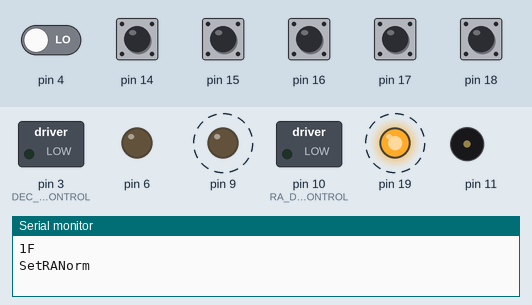
Bench run of a sketch on a simulated Arduino Uno, built with avr-gcc and run on an emulated ATmega328P. Parts: switched loads named in the sketch (green lamp = pin HIGH), output pins drawn as LEDs (lit = HIGH), buzzer (waves = sounding), the last lines printed to the serial monitor. Dashed ring = blinking. The inputs (shaded band) are chosen by the test bench; at power-on: pin 14–18 HIGH, pin 4 LOW. Pins used as bus, display or sensor lines are not drawn.

Above: at 0.97 s.
1.3 s: pin 14 pulled LOW for 0.15 s
4.3 s: pin 15 pulled LOW for 0.15 s
At 6.06 s:
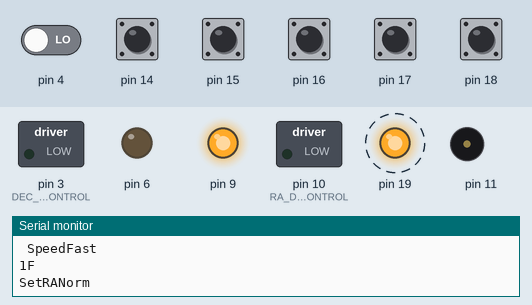
7.3 s: pin 16 pulled LOW for 0.15 s
At 7.64 s:
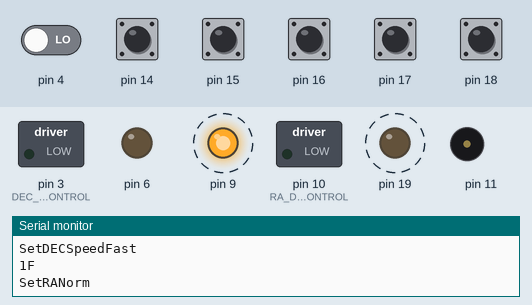
10.3 s: pin 17 pulled LOW for 0.15 s
At 10.6 s:
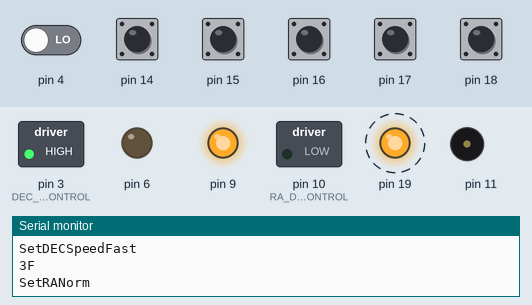
13.3 s: pin 14 pulled LOW for 1 s
16.3 s: pin 17 pulled LOW for 1 s
At 16.45 s:
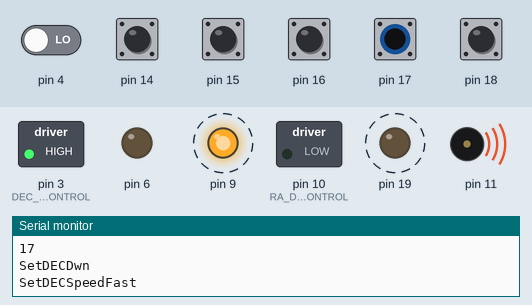
Timing chart, 0 to 20.3 s (numbered marks = the images above; inputs shaded):
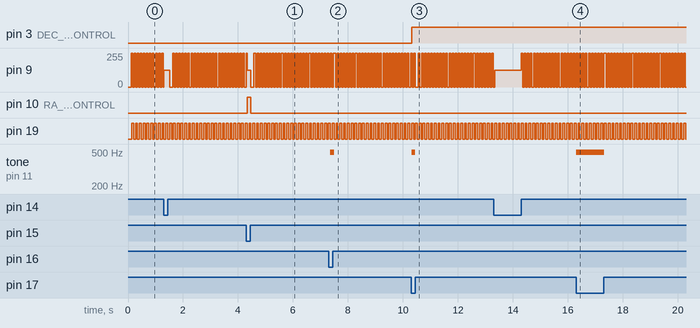

The sketch:

telescope6f.ino
```cpp
/*


 Mark I Stepper Motor Control - for Celstron G4 dual axis drive

 TASK
 -----
 Drive two stepper motors on the G4 dual axis telescope drive.
 One motor drives the Right ascension (RA), the other the  Declination (DEC).
 The RA is the celestial longitude. The Earth rotates across its RA at 15deg hour
 Thus the RA drive must run continuously for tracking purposes, that is compensating
 for the Earth's rotation. Fast movement must also be available for location of
 astronomical objects, be must revert to normal tracking speed.

 Declination is the  equivalent of astronomical latitude. Movement across this axis
 is used for locating astronomical objects. This then is only required when locating.

 Hardware
 --------
 An Arduino UNO was used for this task in conjunction with the DRV8834 stepper
 motor driver. This utilises the three counter timers on the ATMega328P used by the
 Arduino UNO for the motor drive. The Ardunio UNO is used as supplied. No changes
 have been made to any fuse settings or original bootloader.

 Software
 ---------
 Timer 1 on the ATMega328P is a 16 bit timer and can be used  to generate interrupts.
 Some stepper motor control applications have used this interrupt facility.
 Timers 0 and 2 are used for the Arduino delay and tone functions respectively.
 For this task all the timers will be used in a non interrupt mode as pulse generators,
 using their PWM capabilites.  This necessitates this use of direct register control and
 avoiding the use of any Arduino delay function.

 Solution
 ----------
 Timer 1 will be used for driving the RA drive. For normal tracking at 15deg hour the
 DRV8834 in full step mode requires a 110ms ( 9.090906...Hz) square wave pulse. For
 locating a x8 pulse is used. These are obtained from the 16Mhz clock via the prescalar
 and divider in compare match mode ( details below).

 The DEC drive requires a 3Hz ( 333mS ) pulse to the DRV8834 for a sidereal 15deg hour rate.
 Individually timers 0 and 2 cannot be used to generated a 3Hz output pulse for the DEC drive
 with the standard fuse settings, however they can be used in conjunction with each other.
 Timer 2 output OC2A is fed into timer 0 input TO and this can generate the range of pulses required.


Note x1 speed refered to as 'Normal' is the sidereal rotation rate of 15deg hour.


 */

int led_toggle =0;
unsigned char last_control_status = 0x00;
const unsigned char RA_SLEEP_CONTROL = PB4;         // PIN12  PB4 -> DRV8834 Sleep
const unsigned char RA_DIRECTION_CONTROL = PB2;     // PIN10  PB2 -> DRV8834 Direction

const unsigned char DEC_SLEEP_CONTROL = PD7;        // PIN13  PD7 -> DRV8834 Sleep
const unsigned char DEC_DIRECTION_CONTROL = PD3;    // PIN3   PD3 -> DRV8834 Direction


//** setting for x1 sidreal tracking
const int SIDREAL_RA_ICR1 = 1736;  //** 16 bit counter 1736 for 9.0909Hz
const int SIDREAL_RA_OCR1A =  868; //** OCR1A = 977 50:50 9.0909Hz

const int DEC_SPEED_STANDARD = 83; //** for normal 15 deg hour


void setRAForward( unsigned char speed_select );
void setRAReverse( unsigned char speed_select );
void setDecUp(unsigned char speed_select );
void setDecDown(unsigned char speed_select );
void setDECClock( unsigned char speed_select );
void disableDECClock( void );

void setRANormal( void );


void setup()
{

   Serial.begin(9600);

  //** Timers

  //** RA Drive
  //** used OC1A timer 1 op (PIN 9 -> PB1 ) for RA drive

  //** DEC Drive
  //** OC2A timer 2 op ( PB3 -> OC2A )connected to T0 timer 0 input (PD4 <- T0 )
  //** OC0A timer 0 op ( PD6 -> OC0A )


  // set PORT B
  // PIN 9  PB1 -> OC1A
  // PIN 11 PB3 -> OC2A
  // PIN10  PB2 -> DRV8834 Direction
  // PIN12  PB4 -> DRV8834 Sleep
   DDRB = DDRB | B00011110;

  // set port C direction reqister 0-4 inputs; 5 output
  //DDRC = DDRC | B00100000;
  DDRC =  B00100000;
  //** If set as input then this will apply pull-up resistors
  PORTC = B00011111;


  // set PORT D
  // PIN13  PD7 -> DRV8834 Sleep
  // PIN3   PD3 -> DRV8834 Direction
  // PIN6   PD6 -> OC0A
  // PIN4   PD4 <- T0
  DDRD = DDRD | B11001000;

  //** disable DEC
  disableDECClock();

  //** start normal sidereal tracking;
  setRANormal();

}

void loop()
{
  unsigned char control_status;
  unsigned char speed_status;
//  char buff[20];
//  sprintf(buff, "%X\n", ~PINC);
//  Serial.print( buff );


  //** Get control status
  // control_status = if bits 0 and 1 =0, then default sidereal RA tracking which is x1 speed

  //** BITS 0->3 = 0000 then normal sidereal RA tracking; BIT 4 is ignored
  //** BIT 0 = 1 advance RA forward
  //** BIT 1 = 1 RA reverse
  //** BIT 2 = 1 DEC up
  //** BIT 3 = 1 DEC down
  //** BIT 4 = Fast tracking = 1, Sidereal rate tracking = 0

  control_status = ~PINC & B00001111;

  speed_status = PINC & B00010000;


  //** set motor control status
  //** If action requested
    switch(   control_status )
      {
      case 0x00:
         if( last_control_status != control_status )
           {
           disableDECClock();
           setRANormal();
           last_control_status = control_status;
           }
      break;

      case 0x01:
         if( last_control_status != control_status )
           {
           setRAForward( speed_status);
           last_control_status = control_status;
           }
      break;

      case 0x02:
         if( last_control_status != control_status )
           {
           setRAReverse( speed_status);
           last_control_status = control_status;
           }
      break;

     case 0x04:
        if( last_control_status != control_status )
           {
           setDecUp(speed_status);
           last_control_status = control_status;
           }
     break;

     case 0x08:
        if( last_control_status != control_status )
           {
           setDecDown(speed_status);
           last_control_status = control_status;
           }
     break;

     default:
     break;
     }


  loop_delay(2);

  //** flash led
  if( led_toggle == 0 )
    {
    led_toggle = 1;
    PORTC = PORTC & B11011111;
    }
  else
    {
    led_toggle = 0;
    PORTC = PORTC | B00100000;
    }

}

//**************************************************************************************
//**
//** Set RA drive to advance
//**
//** Parameters; unsigned char speed_select 0x00= one times normal, 0x10 =  eight times
//**
//**************************************************************************************
void setRAForward( unsigned char speed_select )
{

  char buff[20];
  sprintf(buff, "%X\n", PINC);
  Serial.print( buff );
  Serial.println( "SetRAFwr " );


  PORTB &= ~( 1 << RA_SLEEP_CONTROL );     // set low; disable

   //** halt oscillator
   TCCR1B = B00011000;
   TCNT1H = 0x00;
   TCNT1L = 0x00;


  //** change speed
  if( speed_select == 0 )
    {
   //** x2 i.e. advance equal to 2 time sidreal speed
   ICR1 = SIDREAL_RA_ICR1/2;
   OCR1A = SIDREAL_RA_OCR1A/2;
   Serial.println( " SpeedNorm\n" );
    }
  else if ( speed_select == 0x10 )
    {
    //** x8
    ICR1 = SIDREAL_RA_ICR1/8;
    OCR1A = SIDREAL_RA_OCR1A/8;
    Serial.println( " SpeedFast\n" );
    }

  PORTB &= ~( 1 << RA_DIRECTION_CONTROL );     // set low; direction

  //** restart oscillator
  TCCR1B = B00011101;

  PORTB |= ( 1 << RA_SLEEP_CONTROL );     // set high; enable

}


//**************************************************************************************
//**
//** Set RA drive to reverse
//**
//** Parameters; unsigned char speed_select 0x00= one times normal, 0x10 =  eight times
//**
//**************************************************************************************

void setRAReverse( unsigned char speed_select )
{
  char buff[20];
  sprintf(buff, "%X\n", PINC);
  Serial.print( buff );
  Serial.println( "SetRARev " );

  PORTB &= ~( 1 << RA_SLEEP_CONTROL );     // set low; disable

  //** halt oscillator
   TCCR1B = B00011000;
   TCNT1H = 0x00;
   TCNT1L = 0x00;


   //** reverse sidereal just requires halting
  //** change speed hence if speed_select == 0 no action required
  if ( speed_select == 0x10 )
    {
    Serial.println( " SpeedFast\n" );
    //** x7
    ICR1 = SIDREAL_RA_ICR1/8;
    OCR1A = SIDREAL_RA_OCR1A/8;
    PORTB |= ( 1 << RA_DIRECTION_CONTROL );     // set high; direction

      //** restart oscillator
    TCCR1B = B00011101;
    PORTB |= ( 1 << RA_SLEEP_CONTROL );     // set high; enable
    }
  else
    {
     //** oscillator stopped; Earths rotation applies reverse x1
     Serial.println( " SpeedNormt\n" );
    }


}


//*********************************************************************
//**
//** Sets normal sideral RA tracking
//**
//** Set stepper motor to drive RA at 15 deg hour
//**
//********************************************************************
void setRANormal( void )
{
  char buff[20];
  sprintf(buff, "%X\n", PINC);
  Serial.print( buff );
  Serial.println( "SetRANorm\n" );

  PORTB &= ~( 1 << RA_SLEEP_CONTROL );     // set low; disable DRV8834

  //** halt oscillator
  TCCR1B = B00011000;
  TCNT1H = 0x00;
  TCNT1L = 0x00;


  PORTB &= ~( 1 << RA_DIRECTION_CONTROL );     // set low; direction

  //** For RA tracking RA moves 15deg hour ( 24*15 =360 ); pulse required on RA drive is 9.090909 Hz
  //** timer 1; set for normal continious operation of 9.09090Hz 110.0mS square wave via drv8834
  //** COM1A1 clear OC1A( port pin PB1 ) on compare match.
  //** WGM13 WGM12 WGM11 ; =FAST PWM, TOP=ICR1
  //** CS12 = clk/1024 : 16MHz/1024 = 15,625Hz
  //** 15,625/1736 = 9.0909Hz; 110.0mS
  //** set OCR1A = 868, clear OC1A on compare match, so op goes low at 55.0mS, hence op is square wave

  ICR1 = SIDREAL_RA_ICR1;
  OCR1A = SIDREAL_RA_OCR1A;
  TCCR1A = _BV(COM1A1) | _BV(WGM11) ;//** op pin 9

  //** restart oscillator
  TCCR1B = B00011101;


  PORTB |= ( 1 << RA_SLEEP_CONTROL );     // set high; enable DRV8834
}

//**************************************************************************************
//**
//** Set DEC drive to advance
//**
//** Parameters; unsigned char speed_select 0x00= one times normal, 0x10 =  eight times
//**
//**************************************************************************************
void setDecUp(unsigned char speed_select )
{

  char buff[20];
  sprintf(buff, "%X\n", PINC);
  Serial.print( buff );
  Serial.println( "SetDECUp\n" );

  PORTD &= ~( 1 << DEC_SLEEP_CONTROL );     // set low; disable

  setDECClock( speed_select );

  PORTD &= ~( 1 << DEC_DIRECTION_CONTROL );     // set low; direction

  PORTD |= ( 1 << DEC_SLEEP_CONTROL );     // set high; enable

}

//******************************************************************************************
//**
//** Set DEC drive to reverse
//**
//** Parameters; unsigned char speed_select 0x00= one times normal, 0x10 =  ten times normal
//**
//******************************************************************************************

void setDecDown(unsigned char speed_select )
{
  char buff[20];
  sprintf(buff, "%X\n", PINC);
  Serial.print( buff );
  Serial.println( "SetDECDwn\n" );

  PORTD &= ~( 1 << DEC_SLEEP_CONTROL );     // set low; disable

  setDECClock( speed_select );

  PORTD |= ( 1 << DEC_DIRECTION_CONTROL );     // set high; direction

  PORTD |= ( 1 << DEC_SLEEP_CONTROL );     // set high; enable

}

//*********************************************************************************
//**
//** Set DEC drive clock
//**
//**  OP timer 2 feeds input timer 0;
//**  OP timer 0 drives DRV8834
//**
//**
//**  OP Timer 0; 3Hz (333mS) = 15deg hour
//**
//** Parameters; unsigned char speed_select 0x00= normal, 0x10 =  times ten speed
//**
//*********************************************************************************

void setDECClock( unsigned char speed_select )
{
  int speed_div;
  if( speed_select == 0x10 )
    {
    speed_div = 10;   //** approx 2.5 deg minute
    Serial.println( "SetDECSpeedFast\n" );
    }
  else
    {
    speed_div = 1;
    Serial.println( "SetDECSpeedNorm\n" );
    }

  //** combination timeres 2 and 0; only utilised for DEC movement when required
  //** accuracy not required approximate values will surffice
  //** for pulse 3Hz = sidereal rate of 15deg hour


  //** TIMER 2
  //** WGM22 WGM20 - PHASE CORRECT; DELAYS ARE DOUBLE
  //** WGM22 WGM21 WGM20 - FAST PMW; DELAYS AS CALCULATED
  //** CS22  CS20 Prescalar = 128; timer clock = 16,000,000/128 = 125,000
  //** COM2A0 Toggle OC2A on compare match
  //** Hence if OCR2A = 125 Clock op will toggle every 1ms preducing 2mS pulse

  OCR2A = 125; //** set to produce 2mS output pulse from timer 2

  //** COM2A0 Toggle OC2A on compare match
  TCCR2A = _BV( WGM21) |_BV( WGM20) | _BV(COM2A0) ; //** T2 op pin 11 OC2A -> to input pin4 T0 for timer 0
  //** Prescalar = 128
   TCCR2B = _BV(CS20) | _BV(CS22) | _BV(WGM22);


  //** TIMER 0
  //** Input from timer 2 divided by OCR0A output toggled
  //** Hence if input 2mS pulse op and OCR0A = 25 output will be 50mS toggled producing 100mS square wave
  //** CS02 CS01 CS00 - External clock source on T0 pin. Clock on rising edge ( from timer 2 )
  //** COM0A0 Toggle OC0A on compare match
  //** timer 0; output port pin PD6 - PIN 6 OC0A
  OCR0A = DEC_SPEED_STANDARD/speed_div;
  TCCR0A = _BV( WGM00) | _BV( WGM01) | _BV(COM0A0) ;
  // Set to CTC Mode
  TCCR0B = _BV(CS00) | _BV(CS01) | _BV(CS02) | _BV(WGM02); //** input TO from timer2


}


//***************************************************************
//**
//** Disables DEC clock and DEC motor drv8834 driver
//**
//***************************************************************
void disableDECClock( void )
{

 PORTD &= ~( 1 << DEC_SLEEP_CONTROL );     // set low; disable DEC motor drv8834

 //** disable timer 2 clock
 //TCCR2B = _BV(WGM22);
 TCCR2B = B00001000; //** clock stopped
 TCNT2 = 0x00;       //** clear counter

 //** disable timer 0 clock
 TCCR0B = B00001000; //** clock stopped
 TCNT0 = 0x00;       //** clear counter

}


//***********************************************************
//**
//** In normal Ardunio use timer 0 is used by delay functions.
//** However since this is utilised by the motor driver code
//** this delay loop has been added.
//**
//** Parmameter unsigned long val; 1=30mS approx
//**********************************************************
void loop_delay(unsigned long val)
{
  volatile unsigned long i,k,c;

  for( k=0; k<val; k++ )
    {
    for( i=0; i< 10000L; i++ )
      c=c+1;
    }
}
```

Measured:
- after the input at 4.3 s, pin 10 (RA_DIRECTION_CONTROL): LOW → HIGH at once, → LOW 0.14 s later
- after the input at 7.3 s, tone on pin 11: silent → 496 Hz after 0.06 s, → silent 0.14 s later
- after the input at 10.3 s, pin 3 (DEC_DIRECTION_CONTROL): LOW → HIGH at once; tone on pin 11: silent → 496 Hz at once, → silent 0.14 s later
- after the input at 16.3 s, tone on pin 11: silent → 496 Hz at once, → silent 1.0 s later
- by itself, pin 9: alternates 255/255 for 0.06 s and 0/255 for 0.06 s
- by itself, pin 19: alternates HIGH for 0.07 s and LOW for 0.07 s
